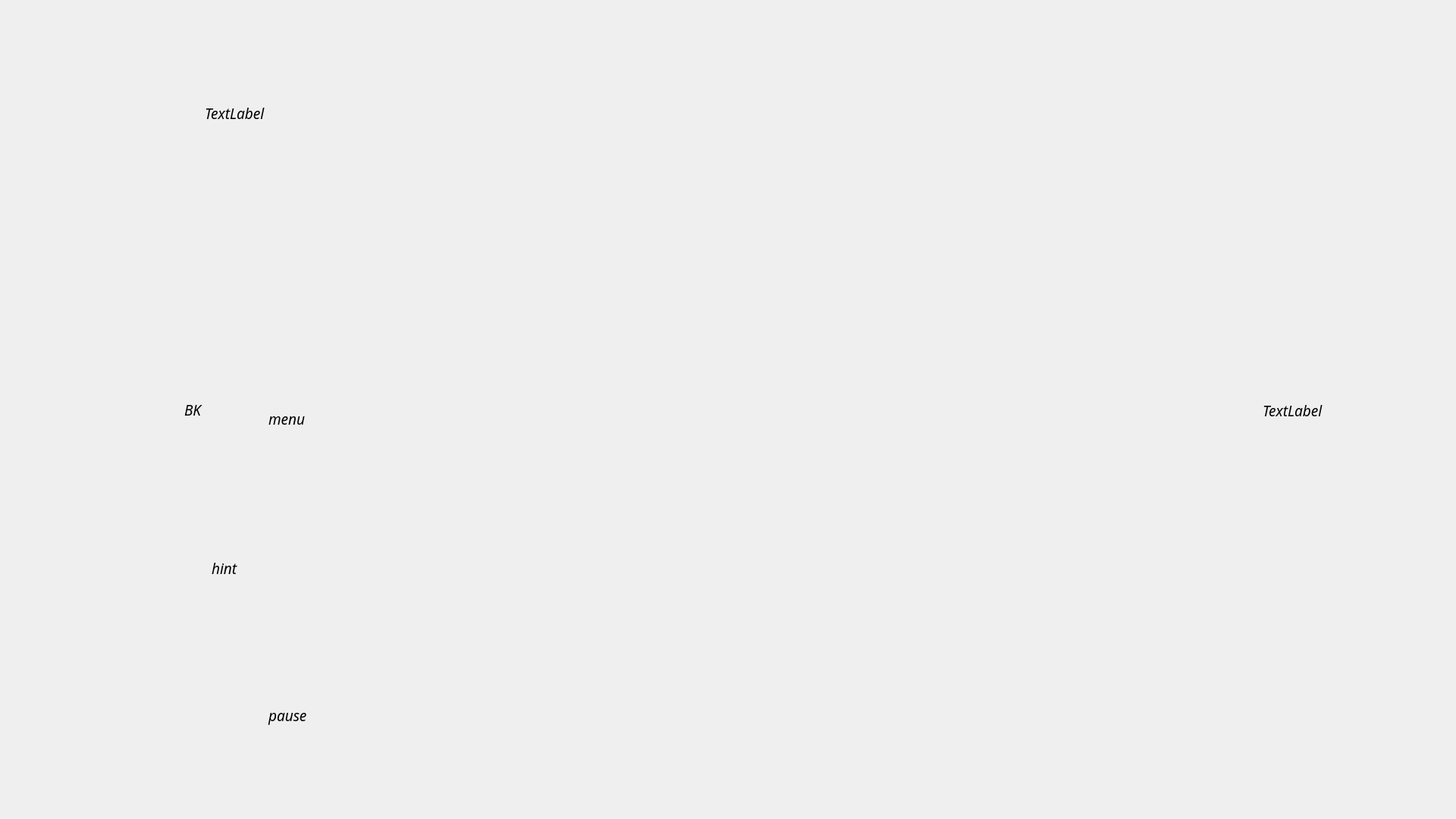
<?xml version="1.0" encoding="UTF-8"?>
<ui version="4.0">
 <class>GameWidget</class>
 <widget class="QWidget" name="GameWidget">
  <property name="geometry">
   <rect>
    <x>0</x>
    <y>0</y>
    <width>1920</width>
    <height>1080</height>
   </rect>
  </property>
  <property name="windowTitle">
   <string>Form</string>
  </property>
  <property name="styleSheet">
   <string notr="true"/>
  </property>
  <widget class="QLabel" name="oriBkLbl">
   <property name="geometry">
    <rect>
     <x>243</x>
     <y>0</y>
     <width>1434</width>
     <height>1080</height>
    </rect>
   </property>
   <property name="font">
    <font>
     <family>Smiley Sans</family>
     <pointsize>14</pointsize>
     <italic>true</italic>
    </font>
   </property>
   <property name="text">
    <string>BK</string>
   </property>
  </widget>
  <widget class="QLabel" name="borderLbl">
   <property name="geometry">
    <rect>
     <x>1665</x>
     <y>2</y>
     <width>1055</width>
     <height>1078</height>
    </rect>
   </property>
   <property name="font">
    <font>
     <family>Smiley Sans</family>
     <pointsize>14</pointsize>
     <italic>true</italic>
    </font>
   </property>
   <property name="text">
    <string>TextLabel</string>
   </property>
  </widget>
  <widget class="QLabel" name="scoreLbl">
   <property name="geometry">
    <rect>
     <x>270</x>
     <y>60</y>
     <width>327</width>
     <height>178</height>
    </rect>
   </property>
   <property name="font">
    <font>
     <family>Smiley Sans</family>
     <pointsize>14</pointsize>
     <italic>true</italic>
    </font>
   </property>
   <property name="text">
    <string>TextLabel</string>
   </property>
  </widget>
  <widget class="QLabel" name="menuLbl">
   <property name="geometry">
    <rect>
     <x>354</x>
     <y>491</y>
     <width>158</width>
     <height>122</height>
    </rect>
   </property>
   <property name="font">
    <font>
     <family>Smiley Sans</family>
     <pointsize>14</pointsize>
     <italic>true</italic>
    </font>
   </property>
   <property name="styleSheet">
    <string notr="true"/>
   </property>
   <property name="text">
    <string>menu</string>
   </property>
  </widget>
  <widget class="QLabel" name="hintLbl">
   <property name="geometry">
    <rect>
     <x>279</x>
     <y>613</y>
     <width>308</width>
     <height>272</height>
    </rect>
   </property>
   <property name="font">
    <font>
     <family>Smiley Sans</family>
     <pointsize>14</pointsize>
     <italic>true</italic>
    </font>
   </property>
   <property name="styleSheet">
    <string notr="true"/>
   </property>
   <property name="text">
    <string>hint</string>
   </property>
  </widget>
  <widget class="QLabel" name="pauseLbl">
   <property name="geometry">
    <rect>
     <x>354</x>
     <y>885</y>
     <width>158</width>
     <height>116</height>
    </rect>
   </property>
   <property name="font">
    <font>
     <family>Smiley Sans</family>
     <pointsize>14</pointsize>
     <italic>true</italic>
    </font>
   </property>
   <property name="styleSheet">
    <string notr="true"/>
   </property>
   <property name="text">
    <string>pause</string>
   </property>
  </widget>
  <widget class="QLabel" name="reSetBtn">
   <property name="geometry">
    <rect>
     <x>374</x>
     <y>410</y>
     <width>121</width>
     <height>61</height>
    </rect>
   </property>
   <property name="font">
    <font>
     <family>Smiley Sans</family>
     <pointsize>14</pointsize>
     <italic>true</italic>
    </font>
   </property>
   <property name="styleSheet">
    <string notr="true">border-image: url(:/picture/Settingpage/dialogbutton.png);</string>
   </property>
   <property name="text">
    <string/>
   </property>
  </widget>
 </widget>
 <resources/>
 <connections/>
</ui>
